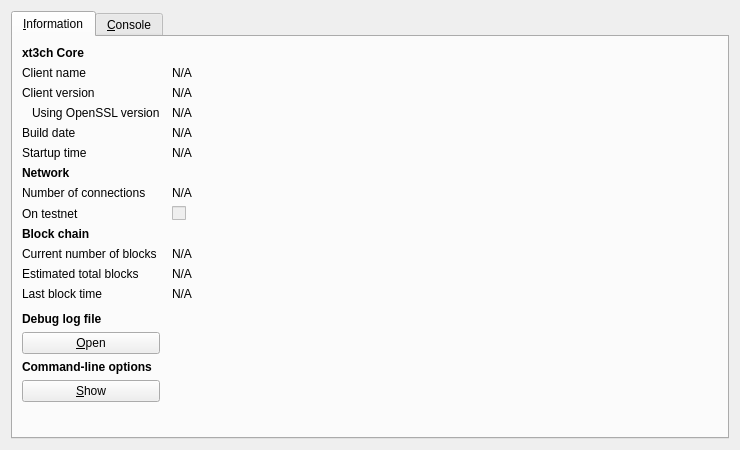
<?xml version="1.0" encoding="UTF-8"?>
<ui version="4.0">
 <class>RPCConsole</class>
 <widget class="QDialog" name="RPCConsole">
  <property name="geometry">
   <rect>
    <x>0</x>
    <y>0</y>
    <width>740</width>
    <height>450</height>
   </rect>
  </property>
  <property name="windowTitle">
   <string>xt3ch - Debug window</string>
  </property>
  <layout class="QVBoxLayout" name="verticalLayout_2">
   <item>
    <widget class="QTabWidget" name="tabWidget">
     <property name="currentIndex">
      <number>0</number>
     </property>
     <widget class="QWidget" name="tab_info">
      <attribute name="title">
       <string>&amp;Information</string>
      </attribute>
      <layout class="QGridLayout" name="gridLayout" columnstretch="0,1">
       <property name="horizontalSpacing">
        <number>12</number>
       </property>
       <item row="0" column="0">
        <widget class="QLabel" name="label_9">
         <property name="font">
          <font>
           <weight>75</weight>
           <bold>true</bold>
          </font>
         </property>
         <property name="text">
          <string>xt3ch Core</string>
         </property>
        </widget>
       </item>
       <item row="1" column="0">
        <widget class="QLabel" name="label_5">
         <property name="text">
          <string>Client name</string>
         </property>
        </widget>
       </item>
       <item row="1" column="1">
        <widget class="QLabel" name="clientName">
         <property name="cursor">
          <cursorShape>IBeamCursor</cursorShape>
         </property>
         <property name="text">
          <string>N/A</string>
         </property>
         <property name="textFormat">
          <enum>Qt::PlainText</enum>
         </property>
         <property name="textInteractionFlags">
          <set>Qt::LinksAccessibleByMouse|Qt::TextSelectableByKeyboard|Qt::TextSelectableByMouse</set>
         </property>
        </widget>
       </item>
       <item row="2" column="0">
        <widget class="QLabel" name="label_6">
         <property name="text">
          <string>Client version</string>
         </property>
        </widget>
       </item>
       <item row="2" column="1">
        <widget class="QLabel" name="clientVersion">
         <property name="cursor">
          <cursorShape>IBeamCursor</cursorShape>
         </property>
         <property name="text">
          <string>N/A</string>
         </property>
         <property name="textFormat">
          <enum>Qt::PlainText</enum>
         </property>
         <property name="textInteractionFlags">
          <set>Qt::LinksAccessibleByMouse|Qt::TextSelectableByKeyboard|Qt::TextSelectableByMouse</set>
         </property>
        </widget>
       </item>
       <item row="3" column="0">
        <widget class="QLabel" name="label_14">
         <property name="text">
          <string>Using OpenSSL version</string>
         </property>
         <property name="indent">
          <number>10</number>
         </property>
        </widget>
       </item>
       <item row="3" column="1">
        <widget class="QLabel" name="openSSLVersion">
         <property name="cursor">
          <cursorShape>IBeamCursor</cursorShape>
         </property>
         <property name="text">
          <string>N/A</string>
         </property>
         <property name="textFormat">
          <enum>Qt::PlainText</enum>
         </property>
         <property name="textInteractionFlags">
          <set>Qt::LinksAccessibleByMouse|Qt::TextSelectableByKeyboard|Qt::TextSelectableByMouse</set>
         </property>
        </widget>
       </item>
       <item row="4" column="0">
        <widget class="QLabel" name="label_12">
         <property name="text">
          <string>Build date</string>
         </property>
        </widget>
       </item>
       <item row="4" column="1">
        <widget class="QLabel" name="buildDate">
         <property name="cursor">
          <cursorShape>IBeamCursor</cursorShape>
         </property>
         <property name="text">
          <string>N/A</string>
         </property>
         <property name="textFormat">
          <enum>Qt::PlainText</enum>
         </property>
         <property name="textInteractionFlags">
          <set>Qt::LinksAccessibleByMouse|Qt::TextSelectableByKeyboard|Qt::TextSelectableByMouse</set>
         </property>
        </widget>
       </item>
       <item row="5" column="0">
        <widget class="QLabel" name="label_13">
         <property name="text">
          <string>Startup time</string>
         </property>
        </widget>
       </item>
       <item row="5" column="1">
        <widget class="QLabel" name="startupTime">
         <property name="cursor">
          <cursorShape>IBeamCursor</cursorShape>
         </property>
         <property name="text">
          <string>N/A</string>
         </property>
         <property name="textFormat">
          <enum>Qt::PlainText</enum>
         </property>
         <property name="textInteractionFlags">
          <set>Qt::LinksAccessibleByMouse|Qt::TextSelectableByKeyboard|Qt::TextSelectableByMouse</set>
         </property>
        </widget>
       </item>
       <item row="6" column="0">
        <widget class="QLabel" name="label_11">
         <property name="font">
          <font>
           <weight>75</weight>
           <bold>true</bold>
          </font>
         </property>
         <property name="text">
          <string>Network</string>
         </property>
        </widget>
       </item>
       <item row="7" column="0">
        <widget class="QLabel" name="label_7">
         <property name="text">
          <string>Number of connections</string>
         </property>
        </widget>
       </item>
       <item row="7" column="1">
        <widget class="QLabel" name="numberOfConnections">
         <property name="cursor">
          <cursorShape>IBeamCursor</cursorShape>
         </property>
         <property name="text">
          <string>N/A</string>
         </property>
         <property name="textFormat">
          <enum>Qt::PlainText</enum>
         </property>
         <property name="textInteractionFlags">
          <set>Qt::LinksAccessibleByMouse|Qt::TextSelectableByKeyboard|Qt::TextSelectableByMouse</set>
         </property>
        </widget>
       </item>
       <item row="8" column="0">
        <widget class="QLabel" name="label_8">
         <property name="text">
          <string>On testnet</string>
         </property>
        </widget>
       </item>
       <item row="8" column="1">
        <widget class="QCheckBox" name="isTestNet">
         <property name="enabled">
          <bool>false</bool>
         </property>
         <property name="text">
          <string/>
         </property>
        </widget>
       </item>
       <item row="9" column="0">
        <widget class="QLabel" name="label_10">
         <property name="font">
          <font>
           <weight>75</weight>
           <bold>true</bold>
          </font>
         </property>
         <property name="text">
          <string>Block chain</string>
         </property>
        </widget>
       </item>
       <item row="10" column="0">
        <widget class="QLabel" name="label_3">
         <property name="text">
          <string>Current number of blocks</string>
         </property>
        </widget>
       </item>
       <item row="10" column="1">
        <widget class="QLabel" name="numberOfBlocks">
         <property name="cursor">
          <cursorShape>IBeamCursor</cursorShape>
         </property>
         <property name="text">
          <string>N/A</string>
         </property>
         <property name="textFormat">
          <enum>Qt::PlainText</enum>
         </property>
         <property name="textInteractionFlags">
          <set>Qt::LinksAccessibleByMouse|Qt::TextSelectableByKeyboard|Qt::TextSelectableByMouse</set>
         </property>
        </widget>
       </item>
       <item row="11" column="0">
        <widget class="QLabel" name="label_4">
         <property name="text">
          <string>Estimated total blocks</string>
         </property>
        </widget>
       </item>
       <item row="11" column="1">
        <widget class="QLabel" name="totalBlocks">
         <property name="cursor">
          <cursorShape>IBeamCursor</cursorShape>
         </property>
         <property name="text">
          <string>N/A</string>
         </property>
         <property name="textFormat">
          <enum>Qt::PlainText</enum>
         </property>
         <property name="textInteractionFlags">
          <set>Qt::LinksAccessibleByMouse|Qt::TextSelectableByKeyboard|Qt::TextSelectableByMouse</set>
         </property>
        </widget>
       </item>
       <item row="12" column="0">
        <widget class="QLabel" name="label_2">
         <property name="text">
          <string>Last block time</string>
         </property>
        </widget>
       </item>
       <item row="12" column="1">
        <widget class="QLabel" name="lastBlockTime">
         <property name="cursor">
          <cursorShape>IBeamCursor</cursorShape>
         </property>
         <property name="text">
          <string>N/A</string>
         </property>
         <property name="textFormat">
          <enum>Qt::PlainText</enum>
         </property>
         <property name="textInteractionFlags">
          <set>Qt::LinksAccessibleByMouse|Qt::TextSelectableByKeyboard|Qt::TextSelectableByMouse</set>
         </property>
        </widget>
       </item>
       <item row="13" column="0">
        <spacer name="verticalSpacer_2">
         <property name="orientation">
          <enum>Qt::Vertical</enum>
         </property>
         <property name="sizeHint" stdset="0">
          <size>
           <width>20</width>
           <height>20</height>
          </size>
         </property>
        </spacer>
       </item>
       <item row="14" column="0">
        <widget class="QLabel" name="labelDebugLogfile">
         <property name="font">
          <font>
           <weight>75</weight>
           <bold>true</bold>
          </font>
         </property>
         <property name="text">
          <string>Debug log file</string>
         </property>
        </widget>
       </item>
       <item row="15" column="0">
        <widget class="QPushButton" name="openDebugLogfileButton">
         <property name="toolTip">
          <string>Open the xt3ch debug log file from the current data directory. This can take a few seconds for large log files.</string>
         </property>
         <property name="text">
          <string>&amp;Open</string>
         </property>
         <property name="autoDefault">
          <bool>false</bool>
         </property>
        </widget>
       </item>
       <item row="16" column="0">
        <widget class="QLabel" name="labelCLOptions">
         <property name="font">
          <font>
           <weight>75</weight>
           <bold>true</bold>
          </font>
         </property>
         <property name="text">
          <string>Command-line options</string>
         </property>
        </widget>
       </item>
       <item row="17" column="0">
        <widget class="QPushButton" name="showCLOptionsButton">
         <property name="toolTip">
          <string>Show the xt3ch-Qt help message to get a list with possible xt3ch command-line options.</string>
         </property>
         <property name="text">
          <string>&amp;Show</string>
         </property>
         <property name="autoDefault">
          <bool>false</bool>
         </property>
        </widget>
       </item>
       <item row="18" column="0">
        <spacer name="verticalSpacer">
         <property name="orientation">
          <enum>Qt::Vertical</enum>
         </property>
         <property name="sizeHint" stdset="0">
          <size>
           <width>20</width>
           <height>40</height>
          </size>
         </property>
        </spacer>
       </item>
      </layout>
     </widget>
     <widget class="QWidget" name="tab_console">
      <attribute name="title">
       <string>&amp;Console</string>
      </attribute>
      <layout class="QVBoxLayout" name="verticalLayout_3">
       <property name="spacing">
        <number>3</number>
       </property>
       <item>
        <widget class="QTextEdit" name="messagesWidget">
         <property name="minimumSize">
          <size>
           <width>0</width>
           <height>100</height>
          </size>
         </property>
         <property name="readOnly">
          <bool>true</bool>
         </property>
         <property name="tabKeyNavigation" stdset="0">
          <bool>false</bool>
         </property>
         <property name="columnCount" stdset="0">
          <number>2</number>
         </property>
        </widget>
       </item>
       <item>
        <layout class="QHBoxLayout" name="horizontalLayout">
         <property name="spacing">
          <number>3</number>
         </property>
         <item>
          <widget class="QLabel" name="label">
           <property name="text">
            <string notr="true">&gt;</string>
           </property>
          </widget>
         </item>
         <item>
          <widget class="QLineEdit" name="lineEdit"/>
         </item>
         <item>
          <widget class="QPushButton" name="clearButton">
           <property name="maximumSize">
            <size>
             <width>24</width>
             <height>24</height>
            </size>
           </property>
           <property name="toolTip">
            <string>Clear console</string>
           </property>
           <property name="text">
            <string/>
           </property>
           <property name="icon">
            <iconset resource="../bitcoin.qrc">
             <normaloff>:/icons/remove</normaloff>:/icons/remove</iconset>
           </property>
           <property name="shortcut">
            <string notr="true">Ctrl+L</string>
           </property>
           <property name="autoDefault">
            <bool>false</bool>
           </property>
          </widget>
         </item>
        </layout>
       </item>
      </layout>
     </widget>
    </widget>
   </item>
  </layout>
 </widget>
 <resources>
  <include location="../bitcoin.qrc"/>
 </resources>
 <connections/>
</ui>
